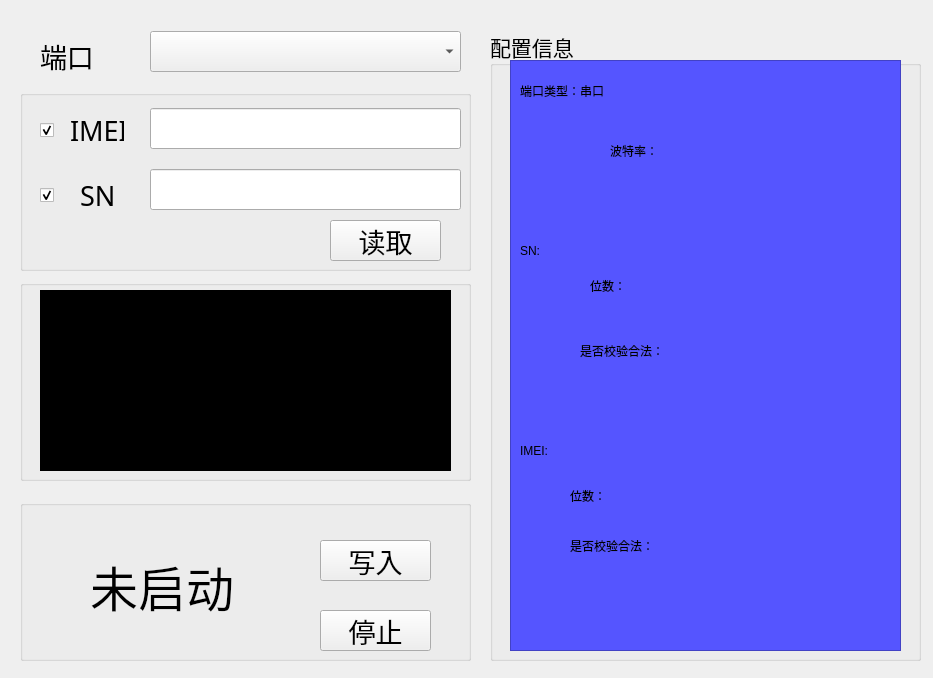
<?xml version="1.0" encoding="UTF-8"?>
<ui version="4.0">
 <class>mainwindow</class>
 <widget class="QWidget" name="mainwindow">
  <property name="geometry">
   <rect>
    <x>0</x>
    <y>0</y>
    <width>933</width>
    <height>678</height>
   </rect>
  </property>
  <property name="windowTitle">
   <string/>
  </property>
  <property name="windowIcon">
   <iconset>
    <normaloff>D:/Project/task素材/20070312002/gif_47_040.gif</normaloff>D:/Project/task素材/20070312002/gif_47_040.gif</iconset>
  </property>
  <widget class="QGroupBox" name="groupBox_4">
   <property name="geometry">
    <rect>
     <x>490</x>
     <y>30</y>
     <width>431</width>
     <height>631</height>
    </rect>
   </property>
   <property name="font">
    <font>
     <family>宋体</family>
     <pointsize>16</pointsize>
    </font>
   </property>
   <property name="styleSheet">
    <string notr="true">font: 16pt &quot;宋体&quot;;</string>
   </property>
   <property name="title">
    <string>配置信息</string>
   </property>
   <widget class="QFrame" name="frame">
    <property name="geometry">
     <rect>
      <x>20</x>
      <y>30</y>
      <width>391</width>
      <height>591</height>
     </rect>
    </property>
    <property name="styleSheet">
     <string notr="true">background-color: rgb(85, 85, 255);</string>
    </property>
    <property name="frameShape">
     <enum>QFrame::StyledPanel</enum>
    </property>
    <property name="frameShadow">
     <enum>QFrame::Raised</enum>
    </property>
    <widget class="QLabel" name="label_15">
     <property name="geometry">
      <rect>
       <x>10</x>
       <y>20</y>
       <width>191</width>
       <height>21</height>
      </rect>
     </property>
     <property name="text">
      <string>端口类型：串口</string>
     </property>
    </widget>
    <widget class="QLabel" name="label_16">
     <property name="geometry">
      <rect>
       <x>100</x>
       <y>80</y>
       <width>81</width>
       <height>21</height>
      </rect>
     </property>
     <property name="text">
      <string>波特率：</string>
     </property>
    </widget>
    <widget class="QLabel" name="label_19">
     <property name="geometry">
      <rect>
       <x>10</x>
       <y>180</y>
       <width>61</width>
       <height>21</height>
      </rect>
     </property>
     <property name="text">
      <string>SN:</string>
     </property>
    </widget>
    <widget class="QLabel" name="label_20">
     <property name="geometry">
      <rect>
       <x>80</x>
       <y>210</y>
       <width>54</width>
       <height>31</height>
      </rect>
     </property>
     <property name="text">
      <string>位数：</string>
     </property>
    </widget>
    <widget class="QLabel" name="label_22">
     <property name="geometry">
      <rect>
       <x>70</x>
       <y>270</y>
       <width>141</width>
       <height>41</height>
      </rect>
     </property>
     <property name="text">
      <string>是否校验合法：</string>
     </property>
    </widget>
    <widget class="QLabel" name="label_24">
     <property name="geometry">
      <rect>
       <x>10</x>
       <y>375</y>
       <width>71</width>
       <height>31</height>
      </rect>
     </property>
     <property name="text">
      <string>IMEI:</string>
     </property>
    </widget>
    <widget class="QLabel" name="label_25">
     <property name="geometry">
      <rect>
       <x>60</x>
       <y>470</y>
       <width>141</width>
       <height>31</height>
      </rect>
     </property>
     <property name="text">
      <string>是否校验合法：</string>
     </property>
    </widget>
    <widget class="QLabel" name="label_10">
     <property name="geometry">
      <rect>
       <x>190</x>
       <y>90</y>
       <width>91</width>
       <height>41</height>
      </rect>
     </property>
     <property name="text">
      <string/>
     </property>
    </widget>
    <widget class="QLabel" name="label_9">
     <property name="geometry">
      <rect>
       <x>190</x>
       <y>70</y>
       <width>151</width>
       <height>41</height>
      </rect>
     </property>
     <property name="text">
      <string/>
     </property>
    </widget>
    <widget class="QLabel" name="label_12">
     <property name="geometry">
      <rect>
       <x>150</x>
       <y>200</y>
       <width>141</width>
       <height>51</height>
      </rect>
     </property>
     <property name="text">
      <string/>
     </property>
    </widget>
    <widget class="QLabel" name="label_14">
     <property name="geometry">
      <rect>
       <x>230</x>
       <y>260</y>
       <width>111</width>
       <height>61</height>
      </rect>
     </property>
     <property name="text">
      <string/>
     </property>
    </widget>
    <widget class="QLabel" name="label_17">
     <property name="geometry">
      <rect>
       <x>220</x>
       <y>460</y>
       <width>121</width>
       <height>51</height>
      </rect>
     </property>
     <property name="text">
      <string/>
     </property>
    </widget>
    <widget class="QLabel" name="label_3">
     <property name="geometry">
      <rect>
       <x>150</x>
       <y>410</y>
       <width>91</width>
       <height>51</height>
      </rect>
     </property>
     <property name="text">
      <string/>
     </property>
    </widget>
    <widget class="QLabel" name="label_21">
     <property name="geometry">
      <rect>
       <x>60</x>
       <y>420</y>
       <width>54</width>
       <height>31</height>
      </rect>
     </property>
     <property name="text">
      <string>位数：</string>
     </property>
    </widget>
   </widget>
  </widget>
  <widget class="QGroupBox" name="groupBox">
   <property name="geometry">
    <rect>
     <x>20</x>
     <y>90</y>
     <width>451</width>
     <height>181</height>
    </rect>
   </property>
   <property name="minimumSize">
    <size>
     <width>0</width>
     <height>0</height>
    </size>
   </property>
   <property name="title">
    <string/>
   </property>
   <widget class="QLabel" name="label_27">
    <property name="geometry">
     <rect>
      <x>50</x>
      <y>20</y>
      <width>54</width>
      <height>41</height>
     </rect>
    </property>
    <property name="font">
     <font>
      <family>宋体</family>
      <pointsize>20</pointsize>
     </font>
    </property>
    <property name="text">
     <string>IMEI</string>
    </property>
   </widget>
   <widget class="QLineEdit" name="imeitext">
    <property name="geometry">
     <rect>
      <x>130</x>
      <y>18</y>
      <width>311</width>
      <height>41</height>
     </rect>
    </property>
    <property name="font">
     <font>
      <family>宋体</family>
      <pointsize>20</pointsize>
     </font>
    </property>
   </widget>
   <widget class="QLabel" name="label_28">
    <property name="geometry">
     <rect>
      <x>60</x>
      <y>90</y>
      <width>51</width>
      <height>31</height>
     </rect>
    </property>
    <property name="font">
     <font>
      <family>宋体</family>
      <pointsize>20</pointsize>
     </font>
    </property>
    <property name="text">
     <string>SN</string>
    </property>
   </widget>
   <widget class="QLineEdit" name="sntext">
    <property name="geometry">
     <rect>
      <x>130</x>
      <y>79</y>
      <width>311</width>
      <height>41</height>
     </rect>
    </property>
    <property name="font">
     <font>
      <family>宋体</family>
      <pointsize>20</pointsize>
     </font>
    </property>
   </widget>
   <widget class="QToolButton" name="toolButton_4">
    <property name="geometry">
     <rect>
      <x>310</x>
      <y>130</y>
      <width>111</width>
      <height>41</height>
     </rect>
    </property>
    <property name="font">
     <font>
      <family>宋体</family>
      <pointsize>20</pointsize>
     </font>
    </property>
    <property name="text">
     <string>读取</string>
    </property>
   </widget>
   <widget class="QCheckBox" name="imeicheck">
    <property name="geometry">
     <rect>
      <x>20</x>
      <y>20</y>
      <width>40</width>
      <height>40</height>
     </rect>
    </property>
    <property name="sizePolicy">
     <sizepolicy hsizetype="Fixed" vsizetype="Fixed">
      <horstretch>0</horstretch>
      <verstretch>0</verstretch>
     </sizepolicy>
    </property>
    <property name="text">
     <string/>
    </property>
    <property name="iconSize">
     <size>
      <width>16</width>
      <height>16</height>
     </size>
    </property>
    <property name="checked">
     <bool>true</bool>
    </property>
   </widget>
   <widget class="QCheckBox" name="sncheck">
    <property name="geometry">
     <rect>
      <x>20</x>
      <y>80</y>
      <width>40</width>
      <height>51</height>
     </rect>
    </property>
    <property name="sizePolicy">
     <sizepolicy hsizetype="Fixed" vsizetype="Fixed">
      <horstretch>3</horstretch>
      <verstretch>0</verstretch>
     </sizepolicy>
    </property>
    <property name="font">
     <font>
      <family>宋体</family>
      <pointsize>14</pointsize>
     </font>
    </property>
    <property name="text">
     <string/>
    </property>
    <property name="checked">
     <bool>true</bool>
    </property>
   </widget>
  </widget>
  <widget class="QGroupBox" name="groupBox_2">
   <property name="geometry">
    <rect>
     <x>20</x>
     <y>280</y>
     <width>451</width>
     <height>201</height>
    </rect>
   </property>
   <property name="title">
    <string/>
   </property>
   <widget class="QTextEdit" name="textEdit">
    <property name="geometry">
     <rect>
      <x>20</x>
      <y>10</y>
      <width>411</width>
      <height>181</height>
     </rect>
    </property>
    <property name="font">
     <font>
      <family>宋体</family>
      <pointsize>12</pointsize>
     </font>
    </property>
    <property name="styleSheet">
     <string notr="true">background-color: rgb(0, 0, 0);
color: rgb(255, 255, 0);</string>
    </property>
   </widget>
  </widget>
  <widget class="QGroupBox" name="groupBox_3">
   <property name="geometry">
    <rect>
     <x>20</x>
     <y>500</y>
     <width>451</width>
     <height>161</height>
    </rect>
   </property>
   <property name="title">
    <string/>
   </property>
   <widget class="QLabel" name="label_4">
    <property name="geometry">
     <rect>
      <x>70</x>
      <y>51</y>
      <width>221</width>
      <height>71</height>
     </rect>
    </property>
    <property name="font">
     <font>
      <family>宋体</family>
      <pointsize>36</pointsize>
     </font>
    </property>
    <property name="text">
     <string>未启动</string>
    </property>
   </widget>
   <widget class="QToolButton" name="toolButton">
    <property name="geometry">
     <rect>
      <x>300</x>
      <y>40</y>
      <width>111</width>
      <height>41</height>
     </rect>
    </property>
    <property name="font">
     <font>
      <family>宋体</family>
      <pointsize>20</pointsize>
     </font>
    </property>
    <property name="text">
     <string>写入</string>
    </property>
   </widget>
   <widget class="QToolButton" name="toolButton_2">
    <property name="geometry">
     <rect>
      <x>300</x>
      <y>110</y>
      <width>111</width>
      <height>41</height>
     </rect>
    </property>
    <property name="font">
     <font>
      <family>宋体</family>
      <pointsize>20</pointsize>
     </font>
    </property>
    <property name="text">
     <string>停止</string>
    </property>
   </widget>
  </widget>
  <widget class="MyComboBox" name="combox">
   <property name="geometry">
    <rect>
     <x>150</x>
     <y>31</y>
     <width>311</width>
     <height>41</height>
    </rect>
   </property>
   <property name="font">
    <font>
     <family>宋体</family>
     <pointsize>20</pointsize>
    </font>
   </property>
  </widget>
  <widget class="QLabel" name="label">
   <property name="geometry">
    <rect>
     <x>40</x>
     <y>40</y>
     <width>91</width>
     <height>31</height>
    </rect>
   </property>
   <property name="font">
    <font>
     <family>宋体</family>
     <pointsize>20</pointsize>
     <weight>50</weight>
     <bold>false</bold>
    </font>
   </property>
   <property name="text">
    <string>端口</string>
   </property>
  </widget>
 </widget>
 <customwidgets>
  <customwidget>
   <class>MyComboBox</class>
   <extends>QComboBox</extends>
   <header location="global">my_combobox.h</header>
  </customwidget>
 </customwidgets>
 <resources/>
 <connections/>
</ui>
